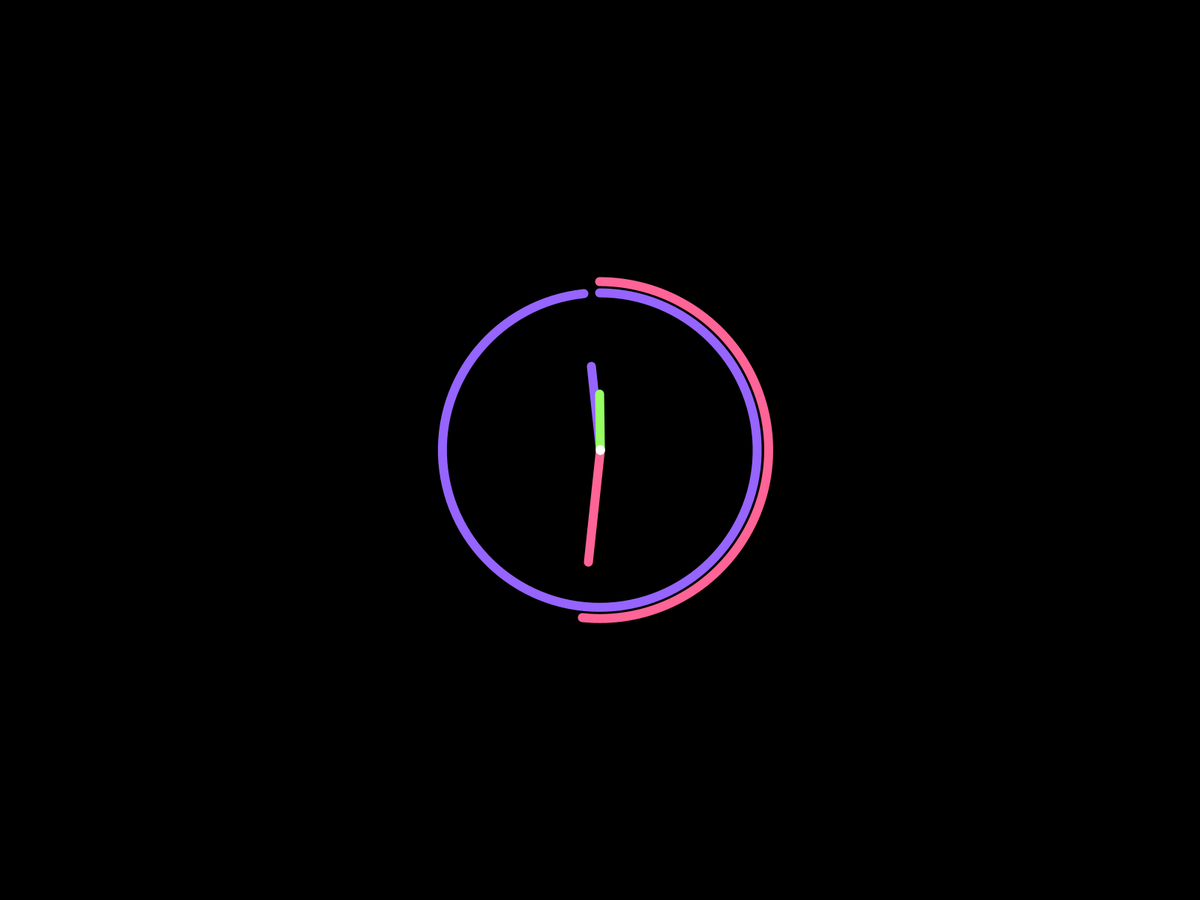
Frame 1 (no input)
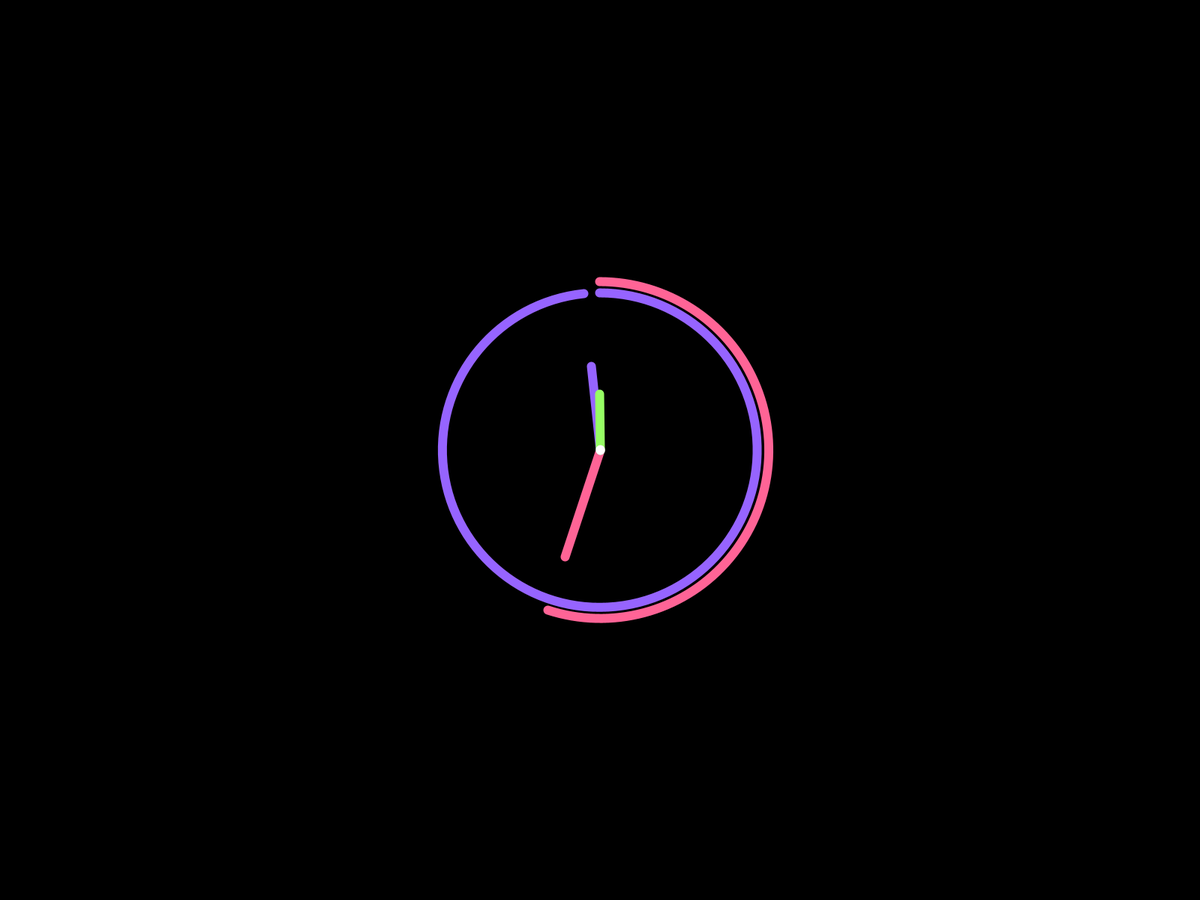
Frame 60 (the mouse pressed at the canvas centre just before this capture)
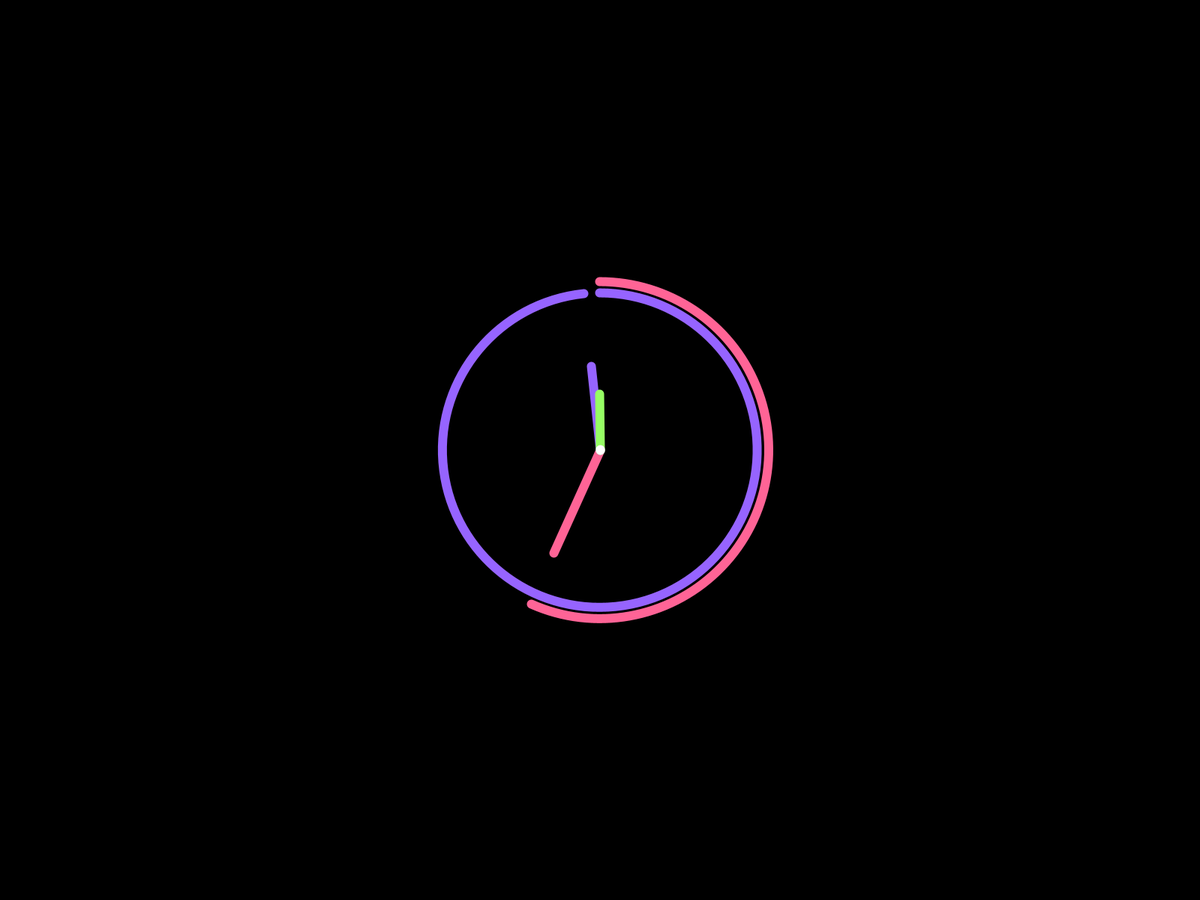
Frame 120 (the mouse held since frame 60 and released just before this capture)

The Processing sketch that drew these frames (run headless with seeded random() and noise(); from frame 60 on, the mouse is pressed at the canvas centre):

// Processing sketch: Clock
// ── Clock.pde
/*
   Viraj Bhartiya
   Code Freak
   Clock
   
*/

void setup() {
  fullScreen();
}

void draw() {
  background(0);
  translate(width/2,height/2);
  rotate(-HALF_PI);
  
  int hr = hour();
  int mn = minute();
  int sc = second();
  
  scale(1.5);

  strokeWeight(8);
  stroke(255, 100, 150);
  noFill();
  float secondAngle = map(sc, 0, 60, 0, TWO_PI);
  arc(0, 0, 300, 300, 0, secondAngle);

  stroke(150, 100, 255);
  float minuteAngle = map(mn, 0, 60, 0, TWO_PI);
  arc(0, 0, 280, 280, 0, minuteAngle);

  stroke(150, 255, 100);
  float hourAngle = map(hr % 12, 0, 12, 0, TWO_PI);
  arc(0, 0, 260, 260, 0, hourAngle);

  pushMatrix();
  rotate(secondAngle);
  stroke(255, 100, 150);
  line(0, 0, 100, 0);
  popMatrix();

  pushMatrix();
  rotate(minuteAngle);
  stroke(150, 100, 255);
  line(0, 0, 75, 0);
  popMatrix();

  pushMatrix();
  rotate(hourAngle);
  stroke(150, 255, 100);
  line(0, 0, 50, 0);
  popMatrix();

  stroke(255);
  point(0, 0);
}
